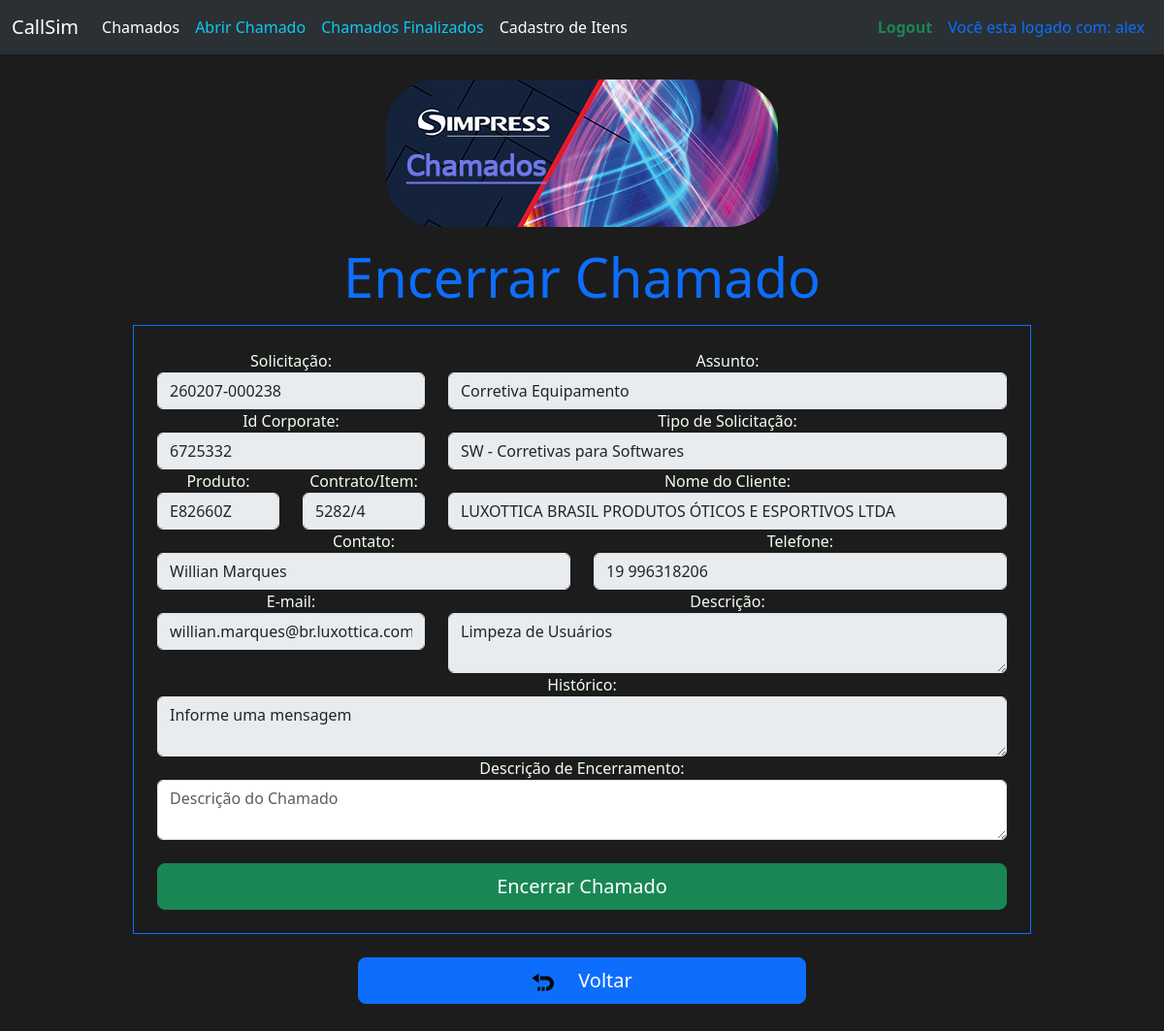
The page /encerrar_chamado/3 (signed in) on the database as committed earlier.
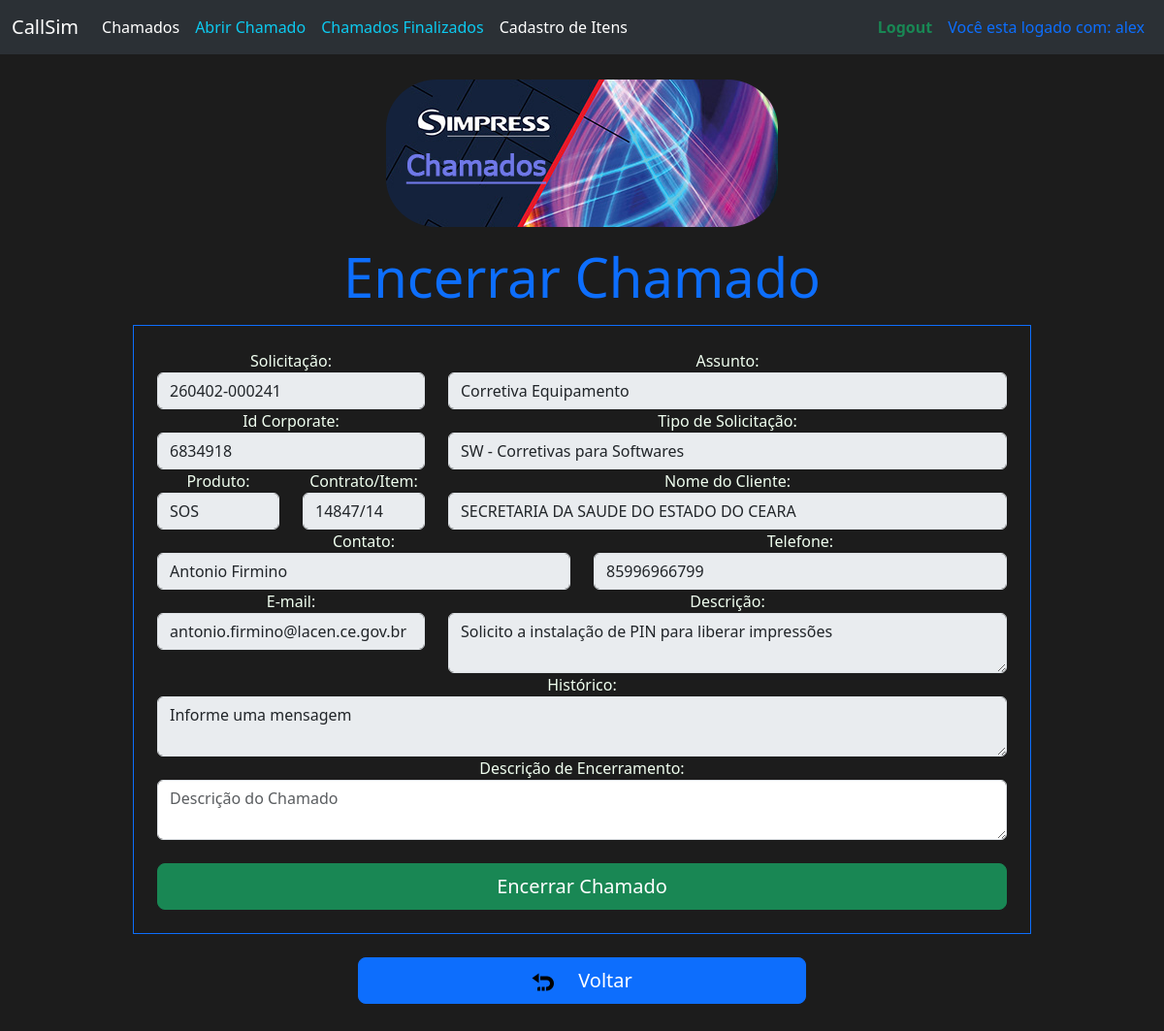
The same page on the database as committed later.
### CallSim/models.py (models this page shows, shortened)
class Usuario(db.Model, UserMixin):
    id = db.Column(db.Integer, primary_key=True)
    nome = db.Column(db.String(120), nullable=False)
    usuario = db.Column(db.String(length=100), nullable=False, unique=True)
    email = db.Column(db.String(length=100), nullable=False, unique=True)
    senha = db.Column(db.String(length=60), nullable=False, unique=True)
    lembrete_senha = db.Column(db.String(length=100), nullable=False, unique=True)
    @property
    def senhacript(self):
        return self.senhacrip

class Chamado(db.Model):
    id = db.Column(db.Integer, primary_key=True)
    solicitacao = db.Column(db.String(250), nullable=False)
    assunto = db.Column(db.String(220), nullable=False)
    id_os_corporate = db.Column(db.String(50), nullable=False)
    tipo_solicitacao = db.Column(db.String(220), nullable=False)
    produto = db.Column(db.String(220), nullable=False)
    contrato_item = db.Column(db.String(20), nullable=False)
    nome_cliente = db.Column(db.String(220), nullable=False)
    nome_contato = db.Column(db.String(220), nullable=False)
    telefone_contato = db.Column(db.String(220), nullable=False)
    email_contato = db.Column(db.String(220), nullable=False)
    descricao = db.Column(db.String(220), nullable=False)
    historico_mensagem = db.Column(db.String(250), nullable=False)
    situacao = db.Column(db.String(100), nullable=False)

### CallSim/routes.py (the view, shortened to what this page needs)
@app.route('/encerrar_chamado/<int:chamado_id>', methods=['GET', 'POST'])
@login_required
def encerrar_chamado(chamado_id):
    chamado_original = Chamado.query.get_or_404(chamado_id)
    form = EncerrarChamadoForm(obj=chamado_original)
    return render_template('encerrar_chamado.html', form=form)

### CallSim/form.py
class EncerrarChamadoForm(FlaskForm):
    solicitacao = StringField(label='Solicitação:', validators=[DataRequired()])
    assunto = StringField(label='Assunto:', validators=[DataRequired()])
    id_os_corporate = StringField(label='Id Corporate:', validators=[DataRequired()])
    tipo_solicitacao = StringField(label='Tipo de Solicitação:', validators=[DataRequired()])
    produto = StringField(label='Produto:', validators=[DataRequired()])
    contrato_item = StringField(label='Contrato/Item:', validators=[DataRequired()])
    nome_cliente = StringField(label='Nome do Cliente:', validators=[DataRequired()])
    nome_contato = StringField(label='Contato:', validators=[DataRequired()])
    telefone_contato = StringField(label='Telefone:', validators=[DataRequired()])
    email_contato = StringField(label='E-mail:', validators=[DataRequired()])
    descricao = TextAreaField(label='Descrição:', validators=[DataRequired()])
    historico_mensagem = TextAreaField(label='Histórico:', validators=[DataRequired()])
    descricao_encerramento = TextAreaField(label='Descrição de Encerramento:', validators=[DataRequired()])
    situacao = StringField(label='Situação:')

### CallSim/models.py (called while the page is built)
@login_manager.user_loader
def load_user(usuario_id):
    return Usuario.query.get(int(usuario_id))

### CallSim/templates/encerrar_chamado.html (shortened to what this page needs)
{% extends 'base.html' %}
{% block conteudo %}
<div class="d-flex justify-content-center align-items-center">
    <div class="row">
        <div class="col-16">
            <div class="container text-center">
                <div class="row">
                    <div>
                        <img src="{{url_for('static', filename='img/banner_chamados.png')}}"
                             class="img-fluid h3 mb-3 mt-4">
                    </div>
                    <h1 class="h3 mb-3 text-primary display-4">Encerrar Chamado</h1>
                </div>
                <form method="POST" class="form-register border border-primary p-4" id="formEncerrar" style="color: whitesmoke;">
                    <div class="row">
                        <div class="col-md-4">
                            {{ form.solicitacao.label()}}
                            {{ form.solicitacao(class="form-control", placeholder="Informe o número", readonly=true, disabled=true) }}
                        </div>
                        <div class="col-md-8">
                            {{ form.assunto.label()}}
                            {{ form.assunto(class="form-control", placeholder="Informe o Assunto", readonly=true, disabled=true) }}
                        </div>
                    </div>
                    <div class="row">
                        <div class="col-md-4">
                            {{ form.id_os_corporate.label()}}
                            {{ form.id_os_corporate(class="form-control", placeholder="Chamado Corporate", readonly=true, disabled=true) }}
                        </div>
                        <div class="col-md-8">
                            {{ form.tipo_solicitacao.label()}}
                            {{ form.tipo_solicitacao(class="form-control", readonly=true, disabled=true) }}
                        </div>
                    </div>
                    <div class="row">
                        <div class="col-md-2">
                            {{ form.produto.label()}}
                            {{ form.produto(class="form-control", readonly=true, disabled=true) }}
                        </div>
                        <div class="col-md-2">
                            {{ form.contrato_item.label()}}
                            {{ form.contrato_item(class="form-control", placeholder="Contrato/iten", readonly=true, disabled=true) }}
                        </div>
                        <div class="col-md-8">
                            {{ form.nome_cliente.label()}}
                            {{ form.nome_cliente(class="form-control", placeholder="Nome do cliente", readonly=true, disabled=true) }}
                        </div>
                    </div>
                    <div class="row">
                        <div class="col-md-6">
                            {{ form.nome_contato.label()}}
                            {{ form.nome_contato(class="form-control", placeholder="Nome do ponto focal", readonly=true, disabled=true) }}
                        </div>
                        <div class="col-md-6">
                            {{ form.telefone_contato.label()}}
                            {{ form.telefone_contato(class="form-control", placeholder="Número do telefone", readonly=true, disabled=true) }}
                        </div>
                    </div>
                    <div class="row">
                        <div class="col-md-4">
                            {{ form.email_contato.label()}}
                            {{ form.email_contato(class="form-control", placeholder="Número do telefone", readonly=true, disabled=true) }}
                        </div>
                        <div class="col-md-8">
                            {{ form.descricao.label()}}
                            {{ form.descricao(class="form-control", placeholder="Descrição do Chamado", readonly=true, disabled=true) }}
                        </div>
                    </div>
                    <div class="row">
                        <div class="col-md-12">
                            {{ form.historico_mensagem.label()}}
                            {{ form.historico_mensagem(class="form-control", placeholder="Descrição do Chamado", readonly=true, disabled=true) }}
                        </div>
                    </div>
                    <div class="row">
                        <div class="col-md-12">
                            {{ form.descricao_encerramento.label()}}
                            {{ form.descricao_encerramento(class="form-control", placeholder="Descrição do Chamado") }}
                        </div>
                    </div>
                    <div class="d-grid mt-4">
                        <button type="button" class="btn btn-lg btn-success" data-bs-toggle="modal" data-bs-target="#encerrarChamado">
                            Encerrar Chamado
                        </button>
                    </div>
                </form>
                <div class="text-center mt-4 mb-5">
                    <a href="{{url_for('lista_chamado')}}" class="btn btn-lg btn-primary w-50"><img
                            src="{{url_for('static', filename='img/voltar.png')}}" class="me-4">Voltar</img></a>
                </div>
            </div>
        </div>
    </div>
</div>
{% endblock %}

### CallSim/templates/base.html (shortened to what this page needs)
<!DOCTYPE html>
<html lang="pt-br">
<head>
    <link href="https://cdn.jsdelivr.net/npm/bootstrap@5.3.8/dist/css/bootstrap.min.css" rel="stylesheet"
>
</head>
<body>
<nav class="navbar navbar-expand-lg bg-body-tertiary" data-bs-theme="dark">
    <div class="container-fluid">
        <a class="navbar-brand" href="{{ url_for('home') }}">CallSim</a>
        <div class="collapse navbar-collapse" id="navbarNavAltMarkup">
            <div class="navbar-nav">
                <a class="nav-link active" aria-current="page" href="{{url_for('lista_chamado')}}">Chamados</a>
                <a class="nav-link active text-info" aria-current="page" href="{{url_for('abrir_chamado')}}">Abrir
                    Chamado</a>
                <a class="nav-link active text-info" aria-current="page" href="{{url_for('lista_chamado_encerrado')}}">Chamados
                    Finalizados</a>
                <a class="nav-link active" aria-current="page" href="{{ url_for('itens') }}">Cadastro de Itens</a>
            </div>
            <div class="navbar-nav ms-auto">
                {% if current_user.is_authenticated %}
                <a class="nav-link text-success fw-bold" href="{{url_for('logout')}}">Logout</a>
                <a class="nav-link text-primary">Você esta logado com: {{ current_user.usuario }}</a>
                {% else %}
                <a class="nav-link text-danger fw-semibold" href="{{url_for('index')}}">Login</a>
                <a class="nav-link disabled" aria-disabled="true">Não há usuário logado</a>
                {% endif %}
            </div>
        </div>
    </div>
</nav>
{% block conteudo %}
{% endblock %}
</body>
</html>

### CallSim/templates/base.html (style rules this page uses)
body { background-color: #1C1C1C; color: honeydew; }
form label { color: honeydew !important; }

Rows that differ between the two databases and show on the page:
changed Chamado "Corretiva Equipamento": solicitacao "260207-000238" → "260402-000241"; id_os_corporate "6725332" → "6834918"; produto "E82660Z" → "SOS"; contrato_item "5282/4" → "14847/14"; nome_cliente "LUXOTTICA BRASIL PRODUTOS ÓTICOS E ESPORTIVOS LTDA" → "SECRETARIA DA SAUDE DO ESTADO DO CEARA"; nome_contato "Willian Marques" → "Antonio Firmino"; telefone_contato "19 996318206" → "85996966799"; email_contato "willian.marques@br.luxottica.com" → "antonio.firmino@lacen.ce.gov.br"; descricao "Limpeza de Usuários" → "Solicito a instalação de PIN para liberar impressões"
